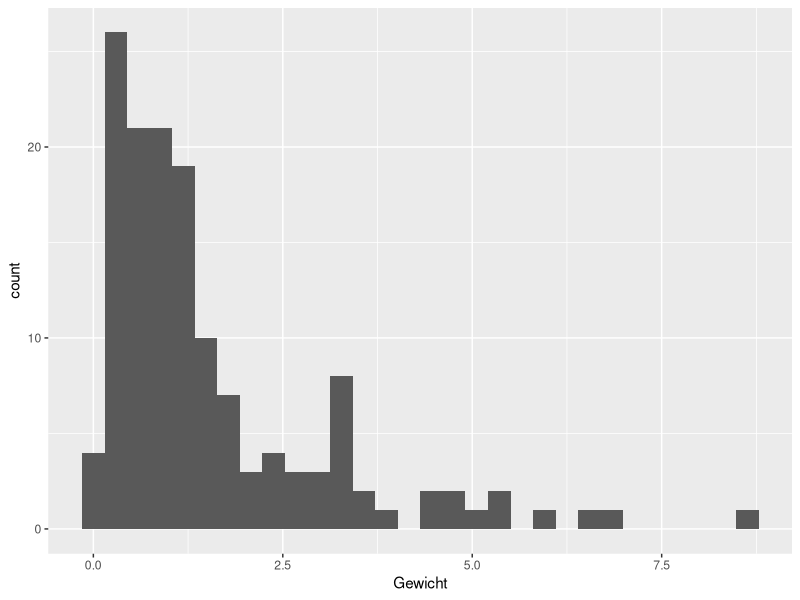
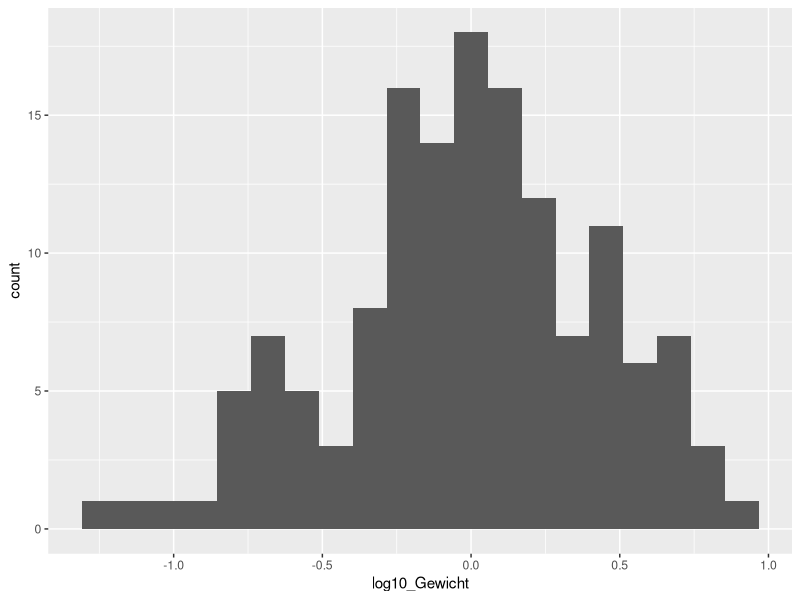
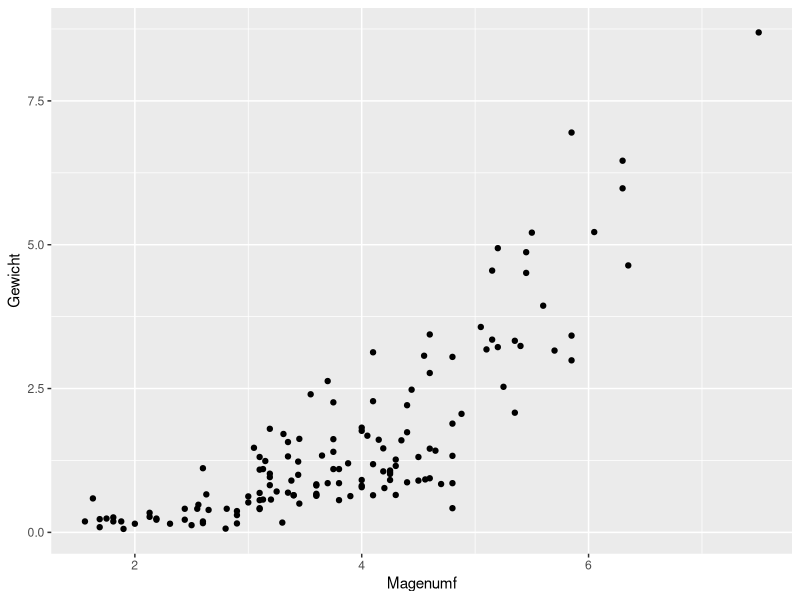
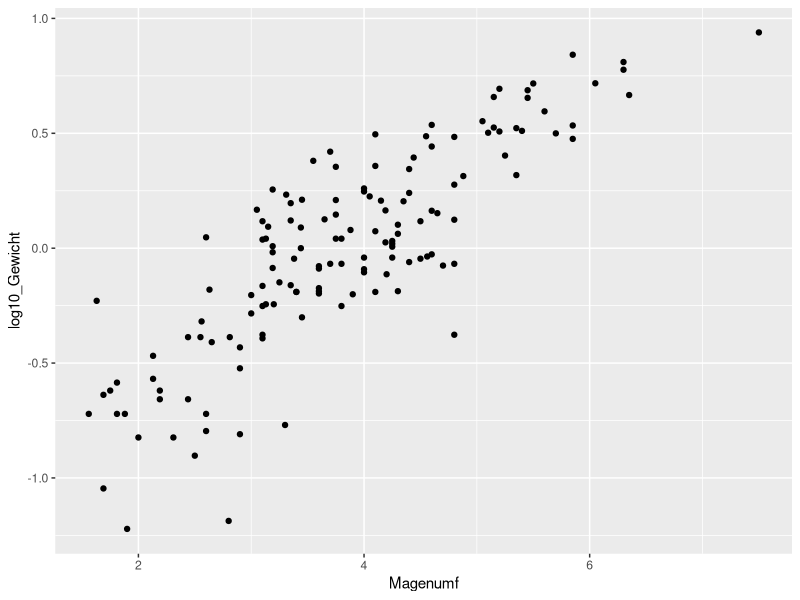
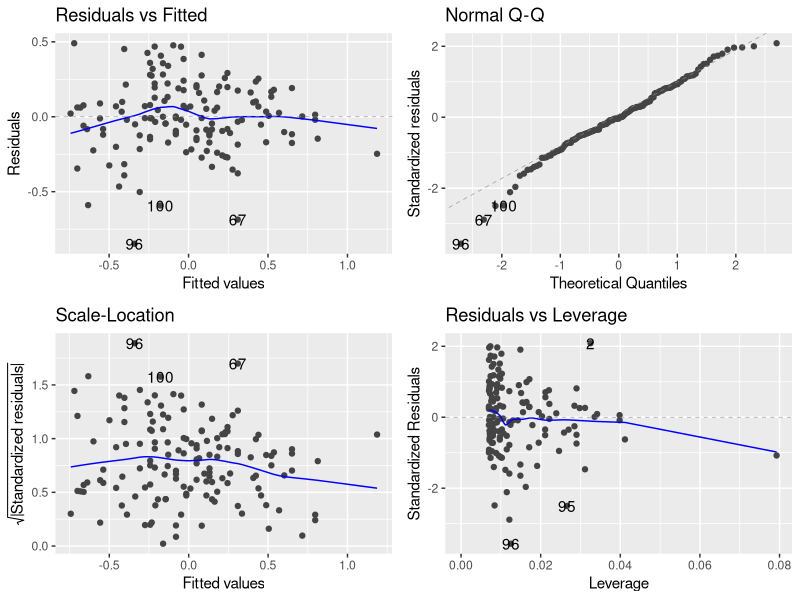
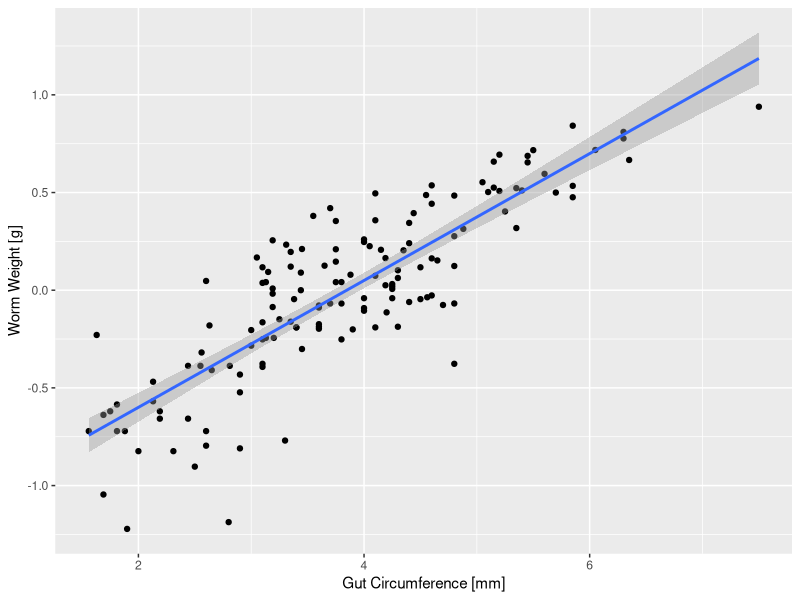
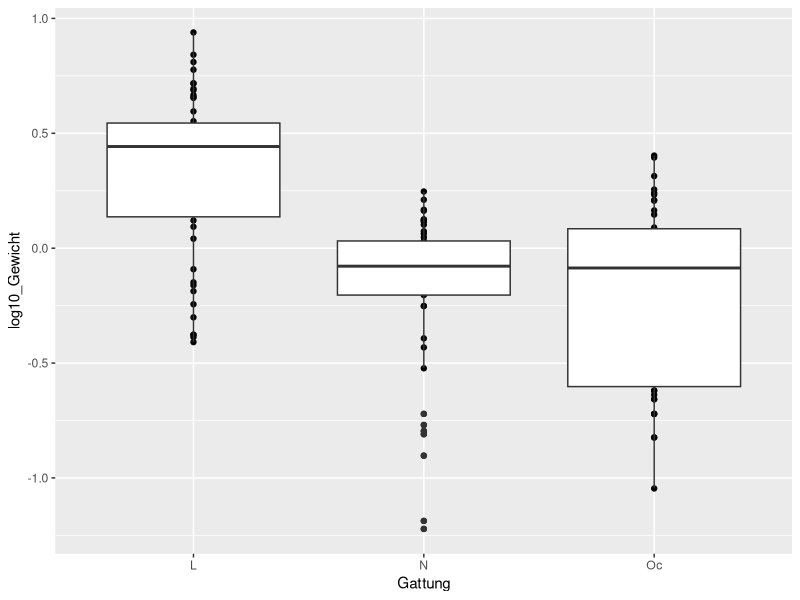
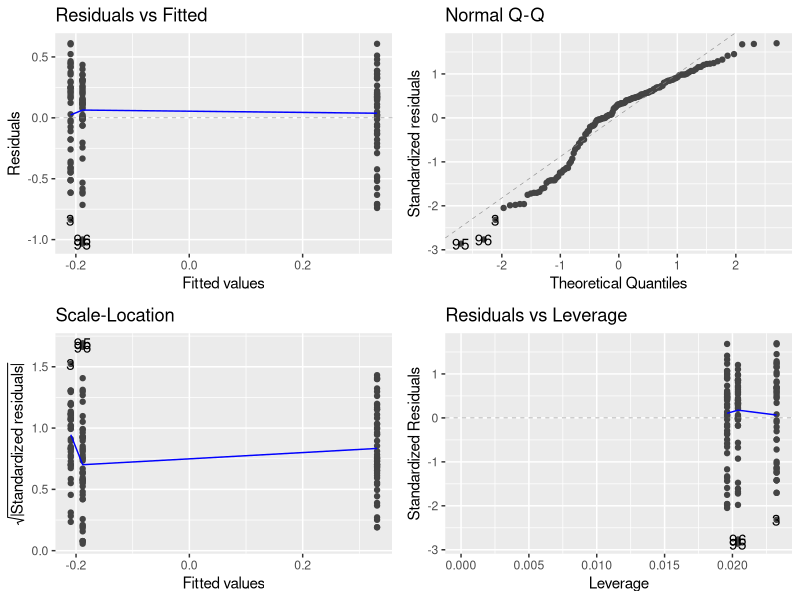

Source code (R) for these figures, in order:
## ---- chunk 1
# Load necessary libraries
library(ggplot2)
library(dplyr)
library(ggfortify)
library(tidyverse)
library(GGally)
## ---- chunk 2

# Load data
data <- read.csv('00-data/earthworm.csv', stringsAsFactors = TRUE)
## ---- chunk 3

# Summary statistics
summary(data)

# Unique values
unique(data)

# Frequency table of 'Gattung'
table(data$Gattung)
## ---- chunk 4

# Histogram of 'Gewicht'
ggplot(data, aes(x = Gewicht)) +
  geom_histogram()
## ---- chunk 5

# Log transformation of 'Gewicht'
data <- mutate(data, log10_Gewicht = log10(Gewicht))

# Histogram of log-transformed 'Gewicht'
ggplot(data, aes(x = log10_Gewicht)) +
  geom_histogram(bins = 20)
## ---- chunk 6

# Scatterplot of 'Magenumf' vs. 'Gewicht'
ggplot(data, aes(x = Magenumf, y = Gewicht)) +
  geom_point()
## ---- chunk 7

# Scatterplot of 'Magenumf' vs. log-transformed 'Gewicht'
ggplot(data, aes(x = Magenumf, y = log10_Gewicht)) +
  geom_point()
## ---- chunk 8

# Linear regression model
m1 <- lm(log10_Gewicht ~ Magenumf, data)
## ---- chunk 9

# Visualization of the model
autoplot(m1)
summary(m1)
## ---- chunk 10

# Scatterplot with linear regression line
ggplot(data, aes(x = Magenumf, y = log10_Gewicht)) +
  geom_point() + 
  geom_smooth(method = 'lm') +
  xlab('Gut Circumference [mm]') +
  ylab('Worm Weight [g]')
## ---- chunk 11

# Scatterplot of 'Gattung' vs. log-transformed 'Gewicht'
ggplot(data, aes(x = Gattung, y = log10_Gewicht)) +
  geom_point() + 
  geom_boxplot()
## ---- chunk 12

# Linear model with 'Gattung' as explanatory variable
m2 <- lm(log10_Gewicht ~ Gattung, data)
autoplot(m2)
summary(m2)
anova(m2)
## ---- chunk 13

# Scatterplot with color-coded 'Gattung'
ggplot(data, aes(x = Magenumf, y = log10_Gewicht, colour = Gattung)) +
  geom_point()
## ---- chunk 14

# Multiple variable linear regression model
m3 <- lm(log10_Gewicht ~ Magenumf + Gattung, data)
autoplot(m3)
summary(m3)
## ---- chunk 15

# Linear regression model with interaction effects
m4 <- lm(log10_Gewicht ~ Magenumf * Gattung, data)
autoplot(m4)
summary(m4)
## ---- chunk 16

# Scatterplot with color-coded 'Gattung' and linear regression lines
ggplot(data, aes(x = Magenumf, y = log10_Gewicht, colour = Gattung)) +
  geom_point() + 
  geom_smooth(method = 'lm') +
  xlab('Gut Circumference [mm]') +
  ylab('Worm Weight [g]')
